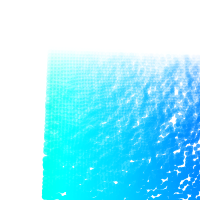
Frame 1 (no input)
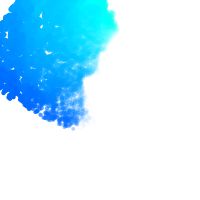
Frame 60 (the mouse pressed at the canvas centre just before this capture)
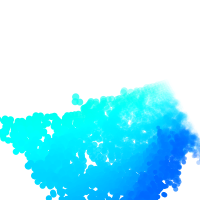
Frame 120 (the mouse held since frame 60 and released just before this capture)

The Processing sketch that drew these frames (run headless with seeded random() and noise(); from frame 60 on, the mouse is pressed at the canvas centre):

// Processing sketch: perlinMatrizInteractiva5
// ── perlinMatrizInteractiva5.pde
float ancho, alto, coloresFrios ,escalaDelRuido, valorDelRuido, proporcionDelRuido;
int detalleDelRuido, divisor;

void setup() {
  size(200, 200);
  surface.setResizable(true);
  ellipseMode(CENTER);
  rectMode(CENTER);
  colorMode(HSB);
  background(255);
  ancho = width;
  alto = height;
  escalaDelRuido=0.002;
  proporcionDelRuido=0.75;
  detalleDelRuido=120;
  divisor = 3;
}
void draw() {
  background(255 );
  translate(width/2, height/2);
  rotate(radians(frameCount));
  scale(.5);
  for (int x = 0; x < width; x+=divisor) {
    for (int y = 0; y < height; y+=divisor) {
      pushMatrix();
      noiseDetail(detalleDelRuido, proporcionDelRuido);
      valorDelRuido = noise(x * escalaDelRuido, y  * escalaDelRuido);
      translate(x, y);
      noStroke();
      translate(-width/2, -height/2);
      rotate(radians(frameCount*valorDelRuido));
      rotate(radians(frameCount));
      coloresFrios = map(valorDelRuido+x,0,255,125,160);
      fill(coloresFrios, 500*valorDelRuido, 500*valorDelRuido, valorDelRuido+y*2);
      ellipse(valorDelRuido*x, valorDelRuido*y, 10*valorDelRuido, 10*valorDelRuido);
      popMatrix();
    }
  }
}
void mouseDragged() {
  escalaDelRuido = map(mouseX, 0, width, 0, 0.05);
  detalleDelRuido = int(map(mouseY, 0, height, 0, 4));
}
void keyPressed() {
  proporcionDelRuido=proporcionDelRuido+.1;
  if (proporcionDelRuido >= 1) {
    proporcionDelRuido = 0;
  }
}
